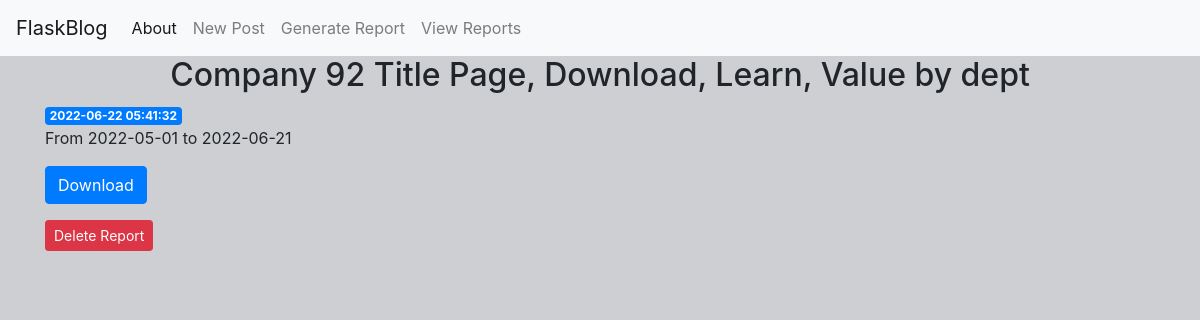
The page /reports/91 on the database its author committed.
### tables this page shows
CREATE TABLE reports (
    id INTEGER PRIMARY KEY AUTOINCREMENT,
    created TIMESTAMP NOT NULL DEFAULT CURRENT_TIMESTAMP,
    companyID INTEGER NOT NULL,
    options TEXT NOT NULL,
    groupBy TEXT NOT NULL,
    startDate DATE NOT NULL,
    endDate DATE NOT NULL
, fileURL TEXT);

### app.py (the view)
@app.route(prefix + '/reports/<int:report_id>', methods=('GET', 'POST'))
def report(report_id):
    report = get_report(report_id)
    if request.method == 'POST':
        print(report['fileURL'])
        if report['fileURL'] is None or report['fileURL'] == '':
            flash("This report was generated prior to the addition of the fileURL column.")
        else:
            return send_file(report['fileURL'])
    return render_template('report.html', report=report)

### app.py (called while the page is built)
def get_db_connection():
    conn = sqlite3.connect('database.db')
    conn.row_factory = sqlite3.Row
    return conn

def get_report(report_id):
    conn = get_db_connection()
    report = conn.execute('SELECT * FROM reports WHERE id = ?',
                        (report_id,)).fetchone()
    conn.close()
    if report is None:
        abort(404)
    return report

### templates/report.html
{% extends 'base.html' %}
{% block content %}
    <h2 class="text-center">{% block title %} Company {{ report['companyID'] }} {{ report['options'] }} by {{ report['groupBy'] }} {% endblock %}</h2>
    <span class="badge badge-primary">{{ report['created'] }}</span>
    <p>From {{ report['startDate'] }} to {{ report['endDate'] }}</p>
    <form method="post">
        <div class="form-group">
            <button type="submit" class="btn btn-primary">Download</button>
        </div>
    </form>
    <form action="{{ url_for('deleteReport', id=report['id']) }}" method="POST">
        <input type="submit" value="Delete Report"
                class="btn btn-danger btn-sm"
                onclick="return confirm('Are you sure you want to delete this report?')">
    </form>
{% endblock %}

### rows shown on the page
reports: companyID "92", options "Title Page, Download, Learn, Value", groupBy "dept", created "2022-06-22 05:41:32", startDate "2022-05-01", endDate "2022-06-21"
